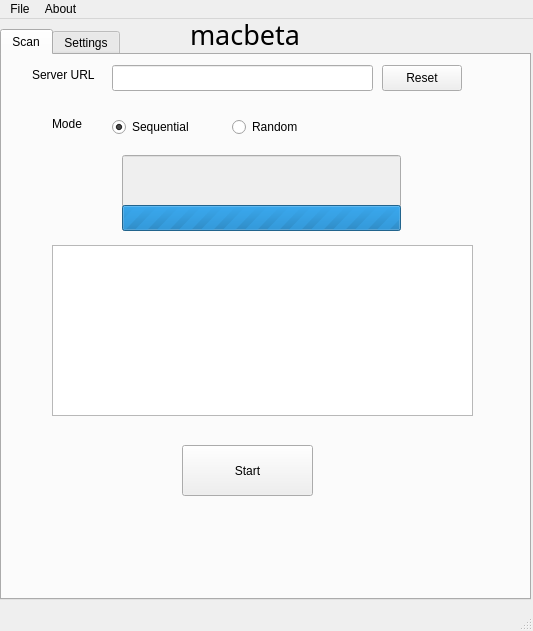
<?xml version="1.0" encoding="UTF-8"?>
<ui version="4.0">
 <class>MainWindow</class>
 <widget class="QMainWindow" name="MainWindow">
  <property name="geometry">
   <rect>
    <x>0</x>
    <y>0</y>
    <width>533</width>
    <height>631</height>
   </rect>
  </property>
  <property name="windowTitle">
   <string>macbetaaaaaa</string>
  </property>
  <widget class="QWidget" name="centralwidget">
   <widget class="QTabWidget" name="tabWidget">
    <property name="geometry">
     <rect>
      <x>0</x>
      <y>10</y>
      <width>531</width>
      <height>571</height>
     </rect>
    </property>
    <property name="autoFillBackground">
     <bool>false</bool>
    </property>
    <property name="tabShape">
     <enum>QTabWidget::Rounded</enum>
    </property>
    <property name="currentIndex">
     <number>0</number>
    </property>
    <widget class="QWidget" name="tab">
     <property name="enabled">
      <bool>true</bool>
     </property>
     <attribute name="title">
      <string>Scan</string>
     </attribute>
     <widget class="QLineEdit" name="server_url">
      <property name="geometry">
       <rect>
        <x>110</x>
        <y>10</y>
        <width>261</width>
        <height>26</height>
       </rect>
      </property>
     </widget>
     <widget class="QRadioButton" name="radio_button_random">
      <property name="geometry">
       <rect>
        <x>230</x>
        <y>60</y>
        <width>102</width>
        <height>24</height>
       </rect>
      </property>
      <property name="text">
       <string>Random</string>
      </property>
      <property name="checked">
       <bool>false</bool>
      </property>
     </widget>
     <widget class="QLabel" name="label">
      <property name="geometry">
       <rect>
        <x>30</x>
        <y>10</y>
        <width>81</width>
        <height>20</height>
       </rect>
      </property>
      <property name="text">
       <string>Server URL</string>
      </property>
     </widget>
     <widget class="QLabel" name="label_2">
      <property name="geometry">
       <rect>
        <x>50</x>
        <y>60</y>
        <width>58</width>
        <height>18</height>
       </rect>
      </property>
      <property name="font">
       <font>
        <weight>50</weight>
        <bold>false</bold>
       </font>
      </property>
      <property name="text">
       <string>Mode</string>
      </property>
     </widget>
     <widget class="QListView" name="accounts_listview">
      <property name="geometry">
       <rect>
        <x>50</x>
        <y>190</y>
        <width>421</width>
        <height>171</height>
       </rect>
      </property>
     </widget>
     <widget class="QPushButton" name="button_scan">
      <property name="geometry">
       <rect>
        <x>180</x>
        <y>390</y>
        <width>131</width>
        <height>51</height>
       </rect>
      </property>
      <property name="text">
       <string>Start</string>
      </property>
     </widget>
     <widget class="QRadioButton" name="radio_button_sequential">
      <property name="geometry">
       <rect>
        <x>110</x>
        <y>60</y>
        <width>102</width>
        <height>24</height>
       </rect>
      </property>
      <property name="autoFillBackground">
       <bool>false</bool>
      </property>
      <property name="text">
       <string>Sequential</string>
      </property>
      <property name="checked">
       <bool>true</bool>
      </property>
     </widget>
     <widget class="QPushButton" name="button_reset_checkpoint">
      <property name="geometry">
       <rect>
        <x>380</x>
        <y>10</y>
        <width>80</width>
        <height>26</height>
       </rect>
      </property>
      <property name="text">
       <string>Reset</string>
      </property>
     </widget>
     <widget class="QLineEdit" name="label_mac">
      <property name="enabled">
       <bool>false</bool>
      </property>
      <property name="geometry">
       <rect>
        <x>120</x>
        <y>100</y>
        <width>279</width>
        <height>53</height>
       </rect>
      </property>
      <property name="sizePolicy">
       <sizepolicy hsizetype="Expanding" vsizetype="Minimum">
        <horstretch>0</horstretch>
        <verstretch>0</verstretch>
       </sizepolicy>
      </property>
      <property name="font">
       <font>
        <pointsize>13</pointsize>
       </font>
      </property>
      <property name="alignment">
       <set>Qt::AlignCenter</set>
      </property>
     </widget>
     <widget class="QProgressBar" name="busy_indicator">
      <property name="geometry">
       <rect>
        <x>120</x>
        <y>150</y>
        <width>279</width>
        <height>26</height>
       </rect>
      </property>
      <property name="sizePolicy">
       <sizepolicy hsizetype="MinimumExpanding" vsizetype="Maximum">
        <horstretch>0</horstretch>
        <verstretch>0</verstretch>
       </sizepolicy>
      </property>
      <property name="cursor">
       <cursorShape>WaitCursor</cursorShape>
      </property>
      <property name="maximum">
       <number>0</number>
      </property>
      <property name="value">
       <number>-1</number>
      </property>
     </widget>
    </widget>
    <widget class="QWidget" name="tab_2">
     <attribute name="title">
      <string>Settings</string>
     </attribute>
     <widget class="QLineEdit" name="settings_mac_first">
      <property name="geometry">
       <rect>
        <x>150</x>
        <y>30</y>
        <width>141</width>
        <height>26</height>
       </rect>
      </property>
     </widget>
     <widget class="QLabel" name="label_6">
      <property name="geometry">
       <rect>
        <x>50</x>
        <y>30</y>
        <width>58</width>
        <height>18</height>
       </rect>
      </property>
      <property name="text">
       <string>First MAC</string>
      </property>
     </widget>
     <widget class="QLabel" name="label_7">
      <property name="geometry">
       <rect>
        <x>50</x>
        <y>70</y>
        <width>58</width>
        <height>18</height>
       </rect>
      </property>
      <property name="text">
       <string>Last MAC</string>
      </property>
     </widget>
     <widget class="QLineEdit" name="settings_mac_last">
      <property name="geometry">
       <rect>
        <x>150</x>
        <y>70</y>
        <width>141</width>
        <height>26</height>
       </rect>
      </property>
     </widget>
     <widget class="QLabel" name="label_9">
      <property name="geometry">
       <rect>
        <x>50</x>
        <y>110</y>
        <width>71</width>
        <height>20</height>
       </rect>
      </property>
      <property name="text">
       <string>MAC prefix</string>
      </property>
     </widget>
     <widget class="QLineEdit" name="settings_mac_prefix">
      <property name="geometry">
       <rect>
        <x>150</x>
        <y>110</y>
        <width>141</width>
        <height>26</height>
       </rect>
      </property>
     </widget>
     <widget class="QCheckBox" name="settings_autosave_checkbox">
      <property name="geometry">
       <rect>
        <x>330</x>
        <y>70</y>
        <width>141</width>
        <height>24</height>
       </rect>
      </property>
      <property name="text">
       <string>Auto-save accounts</string>
      </property>
     </widget>
     <widget class="QComboBox" name="thread_combobox">
      <property name="geometry">
       <rect>
        <x>110</x>
        <y>390</y>
        <width>79</width>
        <height>26</height>
       </rect>
      </property>
     </widget>
     <widget class="QLabel" name="label_10">
      <property name="geometry">
       <rect>
        <x>20</x>
        <y>390</y>
        <width>81</width>
        <height>20</height>
       </rect>
      </property>
      <property name="text">
       <string>Sim. requests</string>
      </property>
     </widget>
     <widget class="QLineEdit" name="settings_save_dir">
      <property name="enabled">
       <bool>false</bool>
      </property>
      <property name="geometry">
       <rect>
        <x>180</x>
        <y>160</y>
        <width>281</width>
        <height>26</height>
       </rect>
      </property>
      <property name="font">
       <font>
        <weight>75</weight>
        <bold>true</bold>
       </font>
      </property>
     </widget>
     <widget class="QLabel" name="label_11">
      <property name="geometry">
       <rect>
        <x>50</x>
        <y>160</y>
        <width>91</width>
        <height>20</height>
       </rect>
      </property>
      <property name="text">
       <string>Save directory</string>
      </property>
     </widget>
     <widget class="QToolButton" name="settings_select_dir_toolbutton">
      <property name="geometry">
       <rect>
        <x>150</x>
        <y>160</y>
        <width>25</width>
        <height>25</height>
       </rect>
      </property>
      <property name="text">
       <string>...</string>
      </property>
     </widget>
     <widget class="QCheckBox" name="settings_use_checkpoints">
      <property name="geometry">
       <rect>
        <x>330</x>
        <y>30</y>
        <width>141</width>
        <height>24</height>
       </rect>
      </property>
      <property name="text">
       <string>Use checkpoints</string>
      </property>
     </widget>
     <widget class="QLabel" name="label_8">
      <property name="geometry">
       <rect>
        <x>40</x>
        <y>210</y>
        <width>91</width>
        <height>18</height>
       </rect>
      </property>
      <property name="text">
       <string>Req delay (ms)</string>
      </property>
     </widget>
     <widget class="QLineEdit" name="entry_request_delay">
      <property name="geometry">
       <rect>
        <x>140</x>
        <y>210</y>
        <width>51</width>
        <height>26</height>
       </rect>
      </property>
     </widget>
     <widget class="QLineEdit" name="entry_pause_nb">
      <property name="geometry">
       <rect>
        <x>140</x>
        <y>250</y>
        <width>51</width>
        <height>26</height>
       </rect>
      </property>
     </widget>
     <widget class="QLabel" name="label_12">
      <property name="geometry">
       <rect>
        <x>40</x>
        <y>250</y>
        <width>91</width>
        <height>18</height>
       </rect>
      </property>
      <property name="text">
       <string>Pause every...</string>
      </property>
     </widget>
     <widget class="QLineEdit" name="entry_pause_duration">
      <property name="geometry">
       <rect>
        <x>140</x>
        <y>290</y>
        <width>51</width>
        <height>26</height>
       </rect>
      </property>
     </widget>
     <widget class="QLabel" name="label_13">
      <property name="geometry">
       <rect>
        <x>40</x>
        <y>290</y>
        <width>101</width>
        <height>18</height>
       </rect>
      </property>
      <property name="text">
       <string>Pause (ms)</string>
      </property>
     </widget>
     <widget class="QLineEdit" name="entry_request_timeout">
      <property name="geometry">
       <rect>
        <x>140</x>
        <y>330</y>
        <width>51</width>
        <height>26</height>
       </rect>
      </property>
     </widget>
     <widget class="QLabel" name="label_14">
      <property name="geometry">
       <rect>
        <x>40</x>
        <y>330</y>
        <width>91</width>
        <height>18</height>
       </rect>
      </property>
      <property name="text">
       <string>Timeout (ms)</string>
      </property>
     </widget>
     <widget class="QCheckBox" name="checkbox_use_proxy">
      <property name="geometry">
       <rect>
        <x>230</x>
        <y>210</y>
        <width>85</width>
        <height>24</height>
       </rect>
      </property>
      <property name="text">
       <string>Use proxy</string>
      </property>
     </widget>
     <widget class="QFrame" name="frame_proxy">
      <property name="enabled">
       <bool>false</bool>
      </property>
      <property name="geometry">
       <rect>
        <x>220</x>
        <y>240</y>
        <width>281</width>
        <height>251</height>
       </rect>
      </property>
      <property name="frameShape">
       <enum>QFrame::StyledPanel</enum>
      </property>
      <property name="frameShadow">
       <enum>QFrame::Raised</enum>
      </property>
      <widget class="QRadioButton" name="radio_button_proxy_manual">
       <property name="enabled">
        <bool>false</bool>
       </property>
       <property name="geometry">
        <rect>
         <x>10</x>
         <y>0</y>
         <width>71</width>
         <height>24</height>
        </rect>
       </property>
       <property name="text">
        <string>Manual</string>
       </property>
      </widget>
      <widget class="QWidget" name="horizontalLayoutWidget">
       <property name="geometry">
        <rect>
         <x>10</x>
         <y>40</y>
         <width>261</width>
         <height>41</height>
        </rect>
       </property>
       <layout class="QHBoxLayout" name="horizontalLayout_2">
        <item>
         <widget class="QLabel" name="label_manual_proxy_url">
          <property name="enabled">
           <bool>false</bool>
          </property>
          <property name="text">
           <string>Proxy URL</string>
          </property>
         </widget>
        </item>
        <item>
         <widget class="QLineEdit" name="entry_manual_proxy_url">
          <property name="enabled">
           <bool>false</bool>
          </property>
         </widget>
        </item>
       </layout>
      </widget>
      <widget class="QRadioButton" name="radio_button_proxy_file_url">
       <property name="enabled">
        <bool>false</bool>
       </property>
       <property name="geometry">
        <rect>
         <x>140</x>
         <y>0</y>
         <width>81</width>
         <height>24</height>
        </rect>
       </property>
       <property name="text">
        <string>File (URL)</string>
       </property>
      </widget>
      <widget class="QWidget" name="horizontalLayoutWidget_6">
       <property name="geometry">
        <rect>
         <x>10</x>
         <y>200</y>
         <width>261</width>
         <height>41</height>
        </rect>
       </property>
       <layout class="QHBoxLayout" name="horizontalLayout_7">
        <item>
         <widget class="QLineEdit" name="entry_file_url_proxy">
          <property name="enabled">
           <bool>false</bool>
          </property>
         </widget>
        </item>
        <item>
         <widget class="QToolButton" name="toolbutton_file_url_proxy">
          <property name="enabled">
           <bool>false</bool>
          </property>
          <property name="text">
           <string>Get</string>
          </property>
         </widget>
        </item>
       </layout>
      </widget>
      <widget class="QWidget" name="horizontalLayoutWidget_5">
       <property name="geometry">
        <rect>
         <x>10</x>
         <y>160</y>
         <width>261</width>
         <height>41</height>
        </rect>
       </property>
       <layout class="QHBoxLayout" name="horizontalLayout_6">
        <item>
         <widget class="QLabel" name="label_file_proxy">
          <property name="enabled">
           <bool>false</bool>
          </property>
          <property name="text">
           <string>File</string>
          </property>
         </widget>
        </item>
        <item>
         <widget class="QToolButton" name="toolbutton_file_proxy">
          <property name="enabled">
           <bool>false</bool>
          </property>
          <property name="text">
           <string>...</string>
          </property>
         </widget>
        </item>
        <item>
         <widget class="QLineEdit" name="entry_file_proxy">
          <property name="enabled">
           <bool>false</bool>
          </property>
         </widget>
        </item>
       </layout>
      </widget>
      <widget class="QWidget" name="horizontalLayoutWidget_3">
       <property name="geometry">
        <rect>
         <x>10</x>
         <y>80</y>
         <width>261</width>
         <height>41</height>
        </rect>
       </property>
       <layout class="QHBoxLayout" name="horizontalLayout_4">
        <item>
         <widget class="QLabel" name="label_manual_proxy_username">
          <property name="enabled">
           <bool>false</bool>
          </property>
          <property name="text">
           <string>Proxy username</string>
          </property>
         </widget>
        </item>
        <item>
         <widget class="QLineEdit" name="entry_manual_proxy_username">
          <property name="enabled">
           <bool>false</bool>
          </property>
         </widget>
        </item>
       </layout>
      </widget>
      <widget class="QWidget" name="horizontalLayoutWidget_4">
       <property name="geometry">
        <rect>
         <x>10</x>
         <y>120</y>
         <width>261</width>
         <height>41</height>
        </rect>
       </property>
       <layout class="QHBoxLayout" name="horizontalLayout_5">
        <item>
         <widget class="QLabel" name="label_manual_proxy_password">
          <property name="enabled">
           <bool>false</bool>
          </property>
          <property name="text">
           <string>Proxy password </string>
          </property>
         </widget>
        </item>
        <item>
         <widget class="QLineEdit" name="entry_manual_proxy_password">
          <property name="enabled">
           <bool>false</bool>
          </property>
         </widget>
        </item>
       </layout>
      </widget>
      <widget class="QRadioButton" name="radio_button_proxy_file">
       <property name="enabled">
        <bool>false</bool>
       </property>
       <property name="geometry">
        <rect>
         <x>90</x>
         <y>0</y>
         <width>51</width>
         <height>24</height>
        </rect>
       </property>
       <property name="text">
        <string>File</string>
       </property>
      </widget>
     </widget>
    </widget>
   </widget>
   <widget class="QLabel" name="label_3">
    <property name="geometry">
     <rect>
      <x>190</x>
      <y>0</y>
      <width>121</width>
      <height>31</height>
     </rect>
    </property>
    <property name="font">
     <font>
      <family>Adwaita Mono</family>
      <pointsize>20</pointsize>
      <weight>50</weight>
      <bold>false</bold>
     </font>
    </property>
    <property name="text">
     <string>macbeta</string>
    </property>
   </widget>
  </widget>
  <widget class="QMenuBar" name="menubar">
   <property name="geometry">
    <rect>
     <x>0</x>
     <y>0</y>
     <width>533</width>
     <height>23</height>
    </rect>
   </property>
   <widget class="QMenu" name="menuFile">
    <property name="title">
     <string>File</string>
    </property>
    <addaction name="actionQuit"/>
   </widget>
   <widget class="QMenu" name="menuAbout">
    <property name="title">
     <string>About</string>
    </property>
    <addaction name="actionInfo"/>
    <addaction name="separator"/>
   </widget>
   <addaction name="menuFile"/>
   <addaction name="menuAbout"/>
  </widget>
  <widget class="QStatusBar" name="statusbar"/>
  <action name="actionInfo">
   <property name="text">
    <string>Info</string>
   </property>
  </action>
  <action name="actionQuit">
   <property name="text">
    <string>Quit</string>
   </property>
   <property name="shortcut">
    <string>Alt+F4</string>
   </property>
  </action>
 </widget>
 <resources/>
 <connections/>
</ui>
